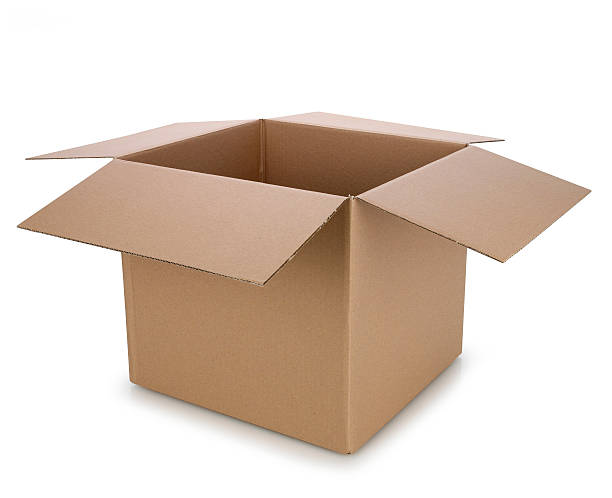
#> input picture images/box.jpg, 612 x 498 px
$ python DetectingTheCorners.py
#> lines starting #> are read from the running program, lines starting #| are printed output that depends on the picture; after the words box and inside, x2 and y2 are one past the last pixel; in counts of white or black regions, pixels touching at a corner belong together
import cv2
import numpy as np

img = cv2.imread('../images/box.jpg')
#> img is the input picture: shape (498, 612, 3); mean B, G, R 199.2, 210, 224
gray = cv2.cvtColor(img,cv2.COLOR_BGR2GRAY)
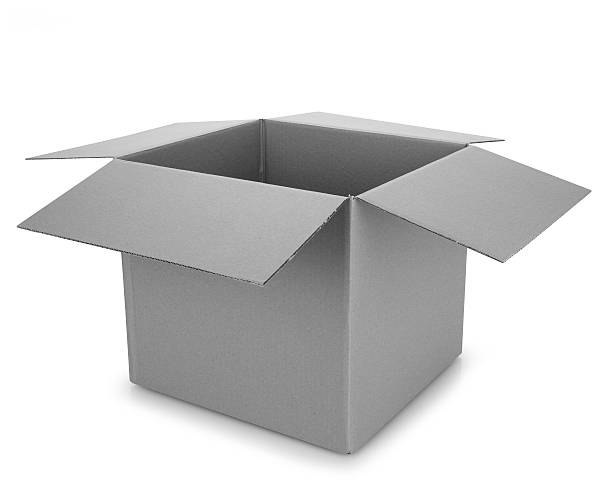
#> gray: shape (498, 612); min 5, max 255, mean 213

gray = np.float32(gray)

dst = cv2.cornerHarris(gray, 4,5, 0.04)      # to detect only sharp corners
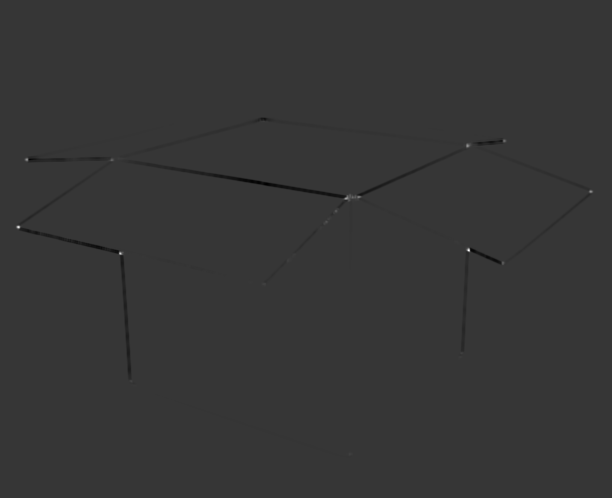
#> dst: shape (498, 612) float32; min -502503808, max 1.85e+09, mean -2099579.8; drawn with min black and max white
#dst = cv2.cornerHarris(gray, 14, 5, 0.04)    # to detect soft corners

# Result is dilated for marking the corners
dst = cv2.dilate(dst,None)

# Threshold for an optimal value, it may vary depending on the image.
img[dst > 0.01*dst.max()] = [0,0,0]
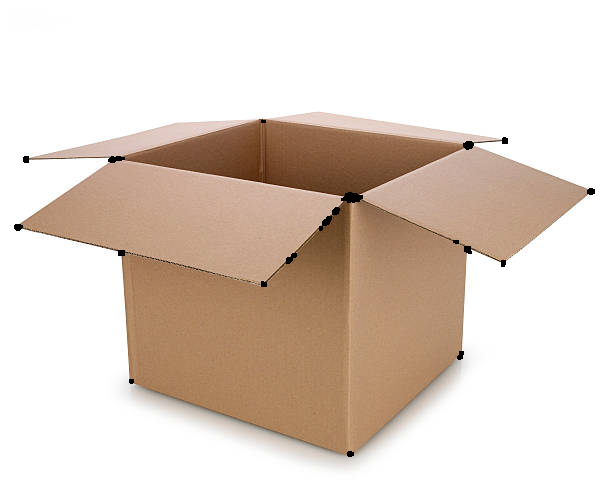
#> img: shape (498, 612, 3); 0.33% of pixels changed, all inside (x1, y1, x2, y2) = (14, 120, 595, 457)

cv2.imshow('Harris Corners',img)
cv2.waitKey()
